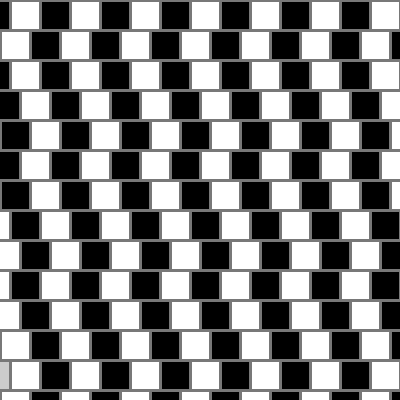
Frame 1 (no input)
Frame 60 (the mouse pressed at the canvas centre just before this capture): identical to frame 1, image omitted
Frame 120 (the mouse held since frame 60 and released just before this capture): identical to frame 1, image omitted

The Processing sketch that drew this single still picture (run headless with seeded random() and noise(); from frame 60 on, the mouse is pressed at the canvas centre):

// Processing sketch: ilusion_03
// ── ilusion_03.pde
int tam = 30;
int cantColumnas = 20;
int cantFilas = 14;
int desfasaje = 50;

void setup(){
  size(400,400);
  stroke(120);
  strokeWeight(3);
}

void draw(){
  /*
  for(int i = 0; i<cantColumnas; i+=2){
    fill(255);
    rect(i * tam,0,tam,tam);//i=0 -> 0,0 --- i=2 -> 100,0
    fill(0);
    rect(i * tam + tam,0,tam,tam);//i=0 -> 50,0 --- i=2 -> 200,0
  }
  */
  
  for(int f = 0; f<cantFilas; f+=1){
    for(int c = 0; c<cantColumnas; c+=1){
      if(c%2 == 0){
        fill(255);
      }else{
        fill(0);
      }
      rect(c * tam - desfasaje, f * tam, tam, tam);
    }
    if(f%4 == 0){
      desfasaje += 10;
    }else{
      desfasaje -= 10;
    }
  }
}
